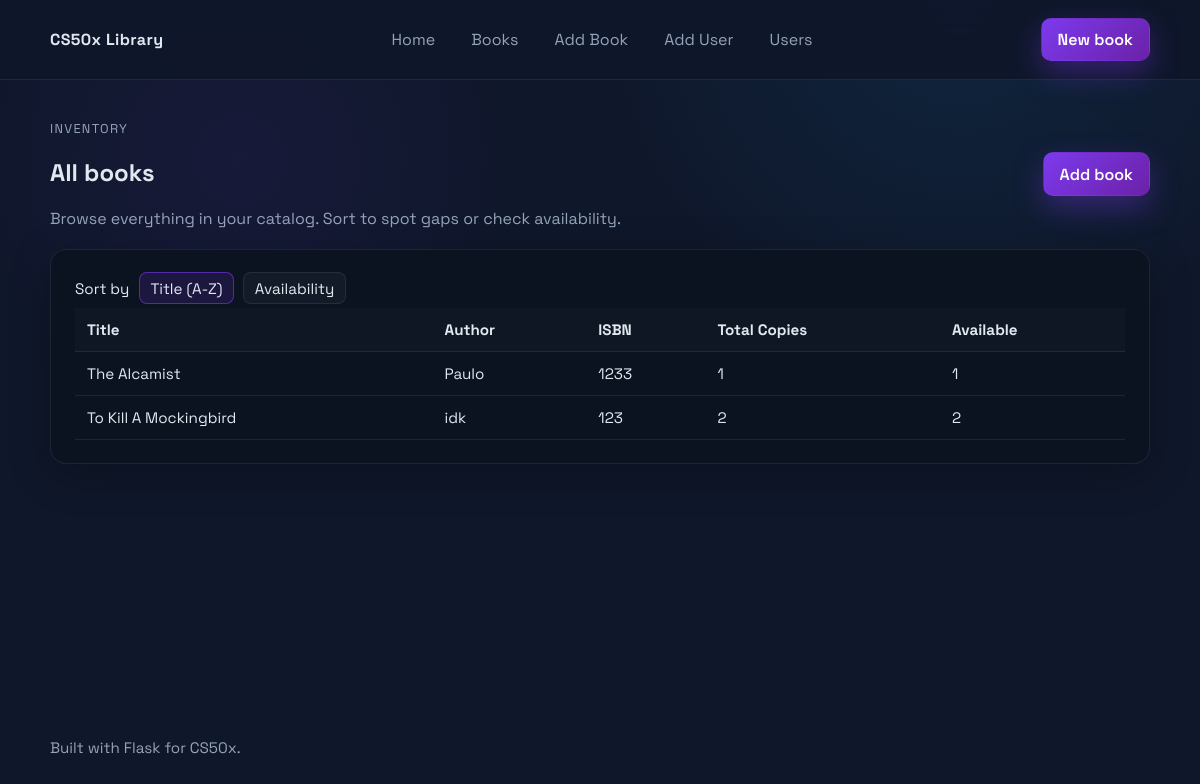
/books, run on the app's committed database.
### tables this page shows
CREATE TABLE books (
    id INTEGER PRIMARY KEY AUTOINCREMENT,
    title TEXT NOT NULL,
    author TEXT NOT NULL,
    isbn TEXT NOT NULL UNIQUE,
    total_copies INTEGER NOT NULL CHECK (total_copies >= 0),
    available_copies INTEGER NOT NULL CHECK (available_copies >= 0)
);

### app.py (the view)
@app.route("/books")
def list_books():
    sort = request.args.get("sort", "title")
    order_by_options = {
        "title": "title COLLATE NOCASE ASC",
        "available_copies": "available_copies DESC, title COLLATE NOCASE ASC",
    }
    order_by = order_by_options.get(sort, order_by_options["title"])
    if sort not in order_by_options:
        sort = "title"  # Keep template state in sync with the default.
    with get_db_connection() as conn:
        books = conn.execute(
            f"SELECT id, title, author, isbn, total_copies, available_copies FROM books ORDER BY {order_by}"
        ).fetchall()
    return render_template("books.html", books=books, sort=sort)

### app.py (called while the page is built)
def get_db_connection():
    conn = sqlite3.connect(DB_PATH)
    conn.row_factory = sqlite3.Row
    return conn

### templates/books.html
{% extends "layout.html" %}
{% block content %}
<section class="page-heading">
    <div>
        <p class="eyebrow">Inventory</p>
        <h1>All books</h1>
        <p class="lede">Browse everything in your catalog. Sort to spot gaps or check availability.</p>
    </div>
    <a class="btn btn-primary" href="{{ url_for('add_book') }}">Add book</a>
</section>
<section class="card">
    <div class="card-header">
        <div class="sort-links">
            <span>Sort by</span>
            <a href="{{ url_for('list_books', sort='title') }}" class="{{ 'active' if sort == 'title' else '' }}">Title (A-Z)</a>
            <a href="{{ url_for('list_books', sort='available_copies') }}" class="{{ 'active' if sort == 'available_copies' else '' }}">Availability</a>
        </div>
    </div>
    {% if books %}
    <div class="table-wrap">
        <table class="data-table">
            <thead>
                <tr>
                    <th>Title</th>
                    <th>Author</th>
                    <th>ISBN</th>
                    <th>Total Copies</th>
                    <th>Available</th>
                </tr>
            </thead>
            <tbody>
                {% for book in books %}
                <tr>
                    <td>{{ book.title }}</td>
                    <td>{{ book.author }}</td>
                    <td>{{ book.isbn }}</td>
                    <td>{{ book.total_copies }}</td>
                    <td>{{ book.available_copies }}</td>
                </tr>
                {% endfor %}
            </tbody>
        </table>
    </div>
    {% else %}
    <p class="muted">No books yet. <a href="{{ url_for('add_book') }}">Add one now</a>.</p>
    {% endif %}
</section>
{% endblock %}

### static/styles.css (style rules this page uses)
:root { --bg: #0f172a; --card: #0b1220; --panel: rgba(255, 255, 255, 0.04); --text: #e2e8f0; --muted: #94a3b8; --accent: #7c3aed; --accent-strong: #6b21a8; --border: rgba(255, 255, 255, 0.08); }
* { box-sizing: border-box; }
body { margin: 0; font-family: "Space Grotesk", "Segoe UI", sans-serif; background: radial-gradient(circle at 20% 20%, rgba(124, 58, 237, 0.08), transparent 25%), radial-gradient(circle at 80% 0%, rgba(14, 165, 233, 0.1), transparent 30%), var(--bg); color: var(--text); min-height: 100vh; }
a { color: inherit; }
.page { display: flex; flex-direction: column; min-height: 100vh; }
.card { background: var(--card); border: 1px solid var(--border); border-radius: 16px; padding: 1.4rem 1.5rem; box-shadow: 0 10px 40px rgba(0, 0, 0, 0.25); }
.page-heading { display: flex; align-items: center; justify-content: space-between; gap: 1rem; flex-wrap: wrap; margin-bottom: 1.25rem; }
.eyebrow { text-transform: uppercase; font-size: 0.8rem; letter-spacing: 0.1em; color: var(--muted); margin: 0; }
.lede { color: var(--muted); margin: 0.35rem 0 0; }
.btn { display: inline-flex; align-items: center; justify-content: center; gap: 0.35rem; padding: 0.65rem 1rem; border-radius: 10px; border: 1px solid transparent; text-decoration: none; font-weight: 600; cursor: pointer; transition: transform 0.15s ease, box-shadow 0.15s ease, background 0.15s ease; }
.btn-primary { background: linear-gradient(135deg, var(--accent), var(--accent-strong)); color: #fff; box-shadow: 0 12px 30px rgba(124, 58, 237, 0.35); }
.card-header { display: flex; justify-content: space-between; align-items: center; gap: 1rem; flex-wrap: wrap; margin-bottom: 0.25rem; }
.sort-links { display: flex; align-items: center; gap: 0.6rem; font-size: 0.95rem; }
.sort-links a { color: var(--text); text-decoration: none; padding: 0.35rem 0.65rem; border-radius: 8px; border: 1px solid var(--border); background: var(--panel); }
.sort-links a.active { border-color: rgba(124, 58, 237, 0.6); background: rgba(124, 58, 237, 0.15); }
.table-wrap { overflow-x: auto; }
.data-table { width: 100%; border-collapse: collapse; font-size: 0.95rem; }
.data-table th, .data-table td { padding: 0.75rem; border-bottom: 1px solid var(--border); text-align: left; }
.data-table th { background: rgba(255, 255, 255, 0.02); font-weight: 700; }

### data on the page
books: title "The Alcamist", author "Paulo", isbn "1233", total_copies "1", available_copies "1"
books: title "To Kill A Mockingbird", author "idk", isbn "123", total_copies "2", available_copies "2"
